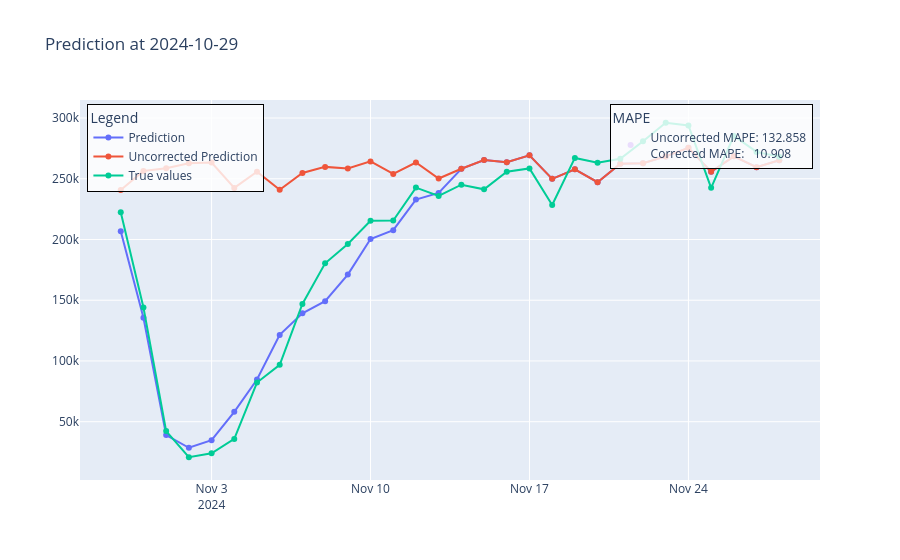

Notebook source saved alongside this figure:
### Code cell
import plotly.graph_objects as go
def plot_one_day(error_df, Y_pred_corrected, Y_pred_uncorrected, Y_true_noised, test_dataset,date):
    
    df = error_df.copy()
    start_date = test_dataset.sample_dates[0]
    Y_pred_corrected = Y_pred_corrected.copy()
    Y_pred_uncorrected = Y_pred_uncorrected.copy()
    Y_true_noised = Y_true_noised.copy()

    i = (pd.to_datetime(date) - pd.to_datetime(start_date)).days
    x = pd.date_range(start=pd.to_datetime(date) + pd.Timedelta(days=1), periods=30)
    fig = go.Figure()
    uncorrected_mape = df["UncorrectedMape"][date]
    corrected_mape = df["CorrectedMape"][date]

    fig.add_trace(go.Scatter(x=x,
                            y=Y_pred_corrected[i],
                            mode='lines+markers',
                            name='Prediction',
                            legendgroup='lines',
                            legend='legend'))
    fig.add_trace(go.Scatter(x=x,
                            y=Y_pred_uncorrected[i],
                            mode='lines+markers',
                            name='Uncorrected Prediction',
                            legendgroup='lines',
                            legend='legend'))
    fig.add_trace(go.Scatter(x=x,
                            y=Y_true_noised[i],
                            mode='lines+markers',
                            name='True values',
                            legendgroup='lines',
                            legend='legend'))
    fig.add_trace(go.Scatter(x=[None], y=[None],
                            mode='markers',
                            marker=dict(opacity=0),
                            showlegend=True,
                            legendgroup='mape',
                            legend='legend2',
                            name=f'Uncorrected MAPE: {uncorrected_mape:.3f}<br>Corrected MAPE:   {corrected_mape:.3f}'))
    fig.update_layout(
        title=f'Prediction at {date}',
        legend=dict(
            title='Legend',
            x=0.01,
            y=0.99,
            xanchor='left',
            yanchor='top',
            bgcolor='rgba(255,255,255,0.8)',
            bordercolor='black',
            borderwidth=1,
        ),
        legend2=dict(
            title='MAPE',
            x=0.99,
            y=0.99,
            xanchor='right',
            yanchor='top',
            bgcolor='rgba(255,255,255,0.8)',
            bordercolor='black',
            borderwidth=1,
        )
    )
    fig.show()

plot_one_day(error_df=error_df,
             Y_pred_corrected=Y_pred_corrected,
             Y_pred_uncorrected=Y_pred_uncorrected,
                Y_true_noised=Y_true_noised,
                test_dataset=test_dataset,
                date='2024-10-29')

### Figure 1 — Plotly figure (JSON) as saved in the notebook; plotly's stock layout.template omitted (floating-point values rounded to 4 significant figures)
{"data": [{"legend": "legend", "legendgroup": "lines", "mode": "lines+markers", "name": "Prediction", "type": "scatter", "x": ["2024-10-30T00:00:00", "2024-10-31T00:00:00", "2024-11-01T00:00:00", "2024-11-02T00:00:00", "2024-11-03T00:00:00", "2024-11-04T00:00:00", "2024-11-05T00:00:00", "2024-11-06T00:00:00", "2024-11-07T00:00:00", "2024-11-08T00:00:00", "2024-11-09T00:00:00", "2024-11-10T00:00:00", "2024-11-11T00:00:00", "2024-11-12T00:00:00", "2024-11-13T00:00:00", "2024-11-14T00:00:00", "2024-11-15T00:00:00", "2024-11-16T00:00:00", "2024-11-17T00:00:00", "2024-11-18T00:00:00", "2024-11-19T00:00:00", "2024-11-20T00:00:00", "2024-11-21T00:00:00", "2024-11-22T00:00:00", "2024-11-23T00:00:00", "2024-11-24T00:00:00", "2024-11-25T00:00:00", "2024-11-26T00:00:00", "2024-11-27T00:00:00", "2024-11-28T00:00:00"], "y": [206700.0, 135600.0, 38970.0, 28540.0, 34770.0, 58100.0, 84770.0, 121500.0, 139200.0, 149200.0, 171100.0, 200400.0, 207700.0, 232800.0, 238400.0, 258200.0, 265400.0, 263600.0, 269300.0, 249900.0, 257800.0, 247100.0, 262300.0, 262800.0, 268400.0, 275500.0, 255800.0, 268400.0, 259500.0, 265300.0]}, {"legend": "legend", "legendgroup": "lines", "mode": "lines+markers", "name": "Uncorrected Prediction", "type": "scatter", "x": ["2024-10-30T00:00:00", "2024-10-31T00:00:00", "2024-11-01T00:00:00", "2024-11-02T00:00:00", "2024-11-03T00:00:00", "2024-11-04T00:00:00", "2024-11-05T00:00:00", "2024-11-06T00:00:00", "2024-11-07T00:00:00", "2024-11-08T00:00:00", "2024-11-09T00:00:00", "2024-11-10T00:00:00", "2024-11-11T00:00:00", "2024-11-12T00:00:00", "2024-11-13T00:00:00", "2024-11-14T00:00:00", "2024-11-15T00:00:00", "2024-11-16T00:00:00", "2024-11-17T00:00:00", "2024-11-18T00:00:00", "2024-11-19T00:00:00", "2024-11-20T00:00:00", "2024-11-21T00:00:00", "2024-11-22T00:00:00", "2024-11-23T00:00:00", "2024-11-24T00:00:00", "2024-11-25T00:00:00", "2024-11-26T00:00:00", "2024-11-27T00:00:00", "2024-11-28T00:00:00"], "y": [240800.0, 256400.0, 258700.0, 262800.0, 263300.0, 242500.0, 255900.0, 240900.0, 254800.0, 259800.0, 258500.0, 264300.0, 253900.0, 263400.0, 250200.0, 258200.0, 265400.0, 263600.0, 269300.0, 249900.0, 257800.0, 247100.0, 262300.0, 262800.0, 268400.0, 275500.0, 255800.0, 268400.0, 259500.0, 265300.0]}, {"legend": "legend", "legendgroup": "lines", "mode": "lines+markers", "name": "True values", "type": "scatter", "x": ["2024-10-30T00:00:00", "2024-10-31T00:00:00", "2024-11-01T00:00:00", "2024-11-02T00:00:00", "2024-11-03T00:00:00", "2024-11-04T00:00:00", "2024-11-05T00:00:00", "2024-11-06T00:00:00", "2024-11-07T00:00:00", "2024-11-08T00:00:00", "2024-11-09T00:00:00", "2024-11-10T00:00:00", "2024-11-11T00:00:00", "2024-11-12T00:00:00", "2024-11-13T00:00:00", "2024-11-14T00:00:00", "2024-11-15T00:00:00", "2024-11-16T00:00:00", "2024-11-17T00:00:00", "2024-11-18T00:00:00", "2024-11-19T00:00:00", "2024-11-20T00:00:00", "2024-11-21T00:00:00", "2024-11-22T00:00:00", "2024-11-23T00:00:00", "2024-11-24T00:00:00", "2024-11-25T00:00:00", "2024-11-26T00:00:00", "2024-11-27T00:00:00", "2024-11-28T00:00:00"], "y": [222500.0, 144000.0, 42250.0, 20730.0, 24040.0, 35800.0, 82260.0, 96820.0, 146900.0, 180400.0, 196300.0, 215400.0, 215600.0, 242700.0, 235900.0, 245100.0, 241300.0, 255700.0, 258500.0, 228400.0, 267200.0, 263200.0, 266500.0, 280900.0, 296100.0, 293900.0, 242500.0, 285300.0, 272100.0, 268000.0]}, {"legend": "legend2", "legendgroup": "mape", "marker": {"opacity": 0}, "mode": "markers", "name": "Uncorrected MAPE: 132.858<br>Corrected MAPE:   10.908", "showlegend": true, "type": "scatter", "x": [null], "y": [null]}], "layout": {"legend": {"bgcolor": "rgba(255,255,255,0.8)", "bordercolor": "black", "borderwidth": 1, "title": {"text": "Legend"}, "x": 0.01, "xanchor": "left", "y": 0.99, "yanchor": "top"}, "legend2": {"bgcolor": "rgba(255,255,255,0.8)", "bordercolor": "black", "borderwidth": 1, "title": {"text": "MAPE"}, "x": 0.99, "xanchor": "right", "y": 0.99, "yanchor": "top"}, "title": {"text": "Prediction at 2024-10-29"}}}
